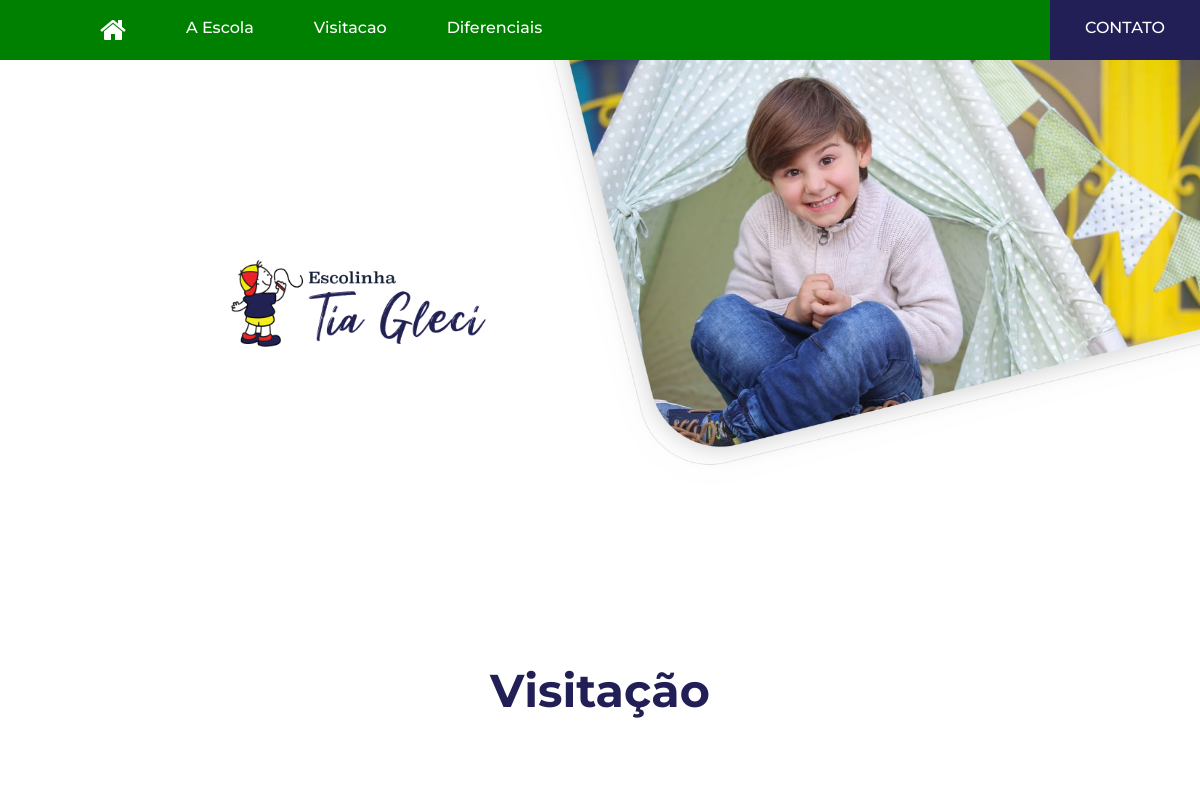
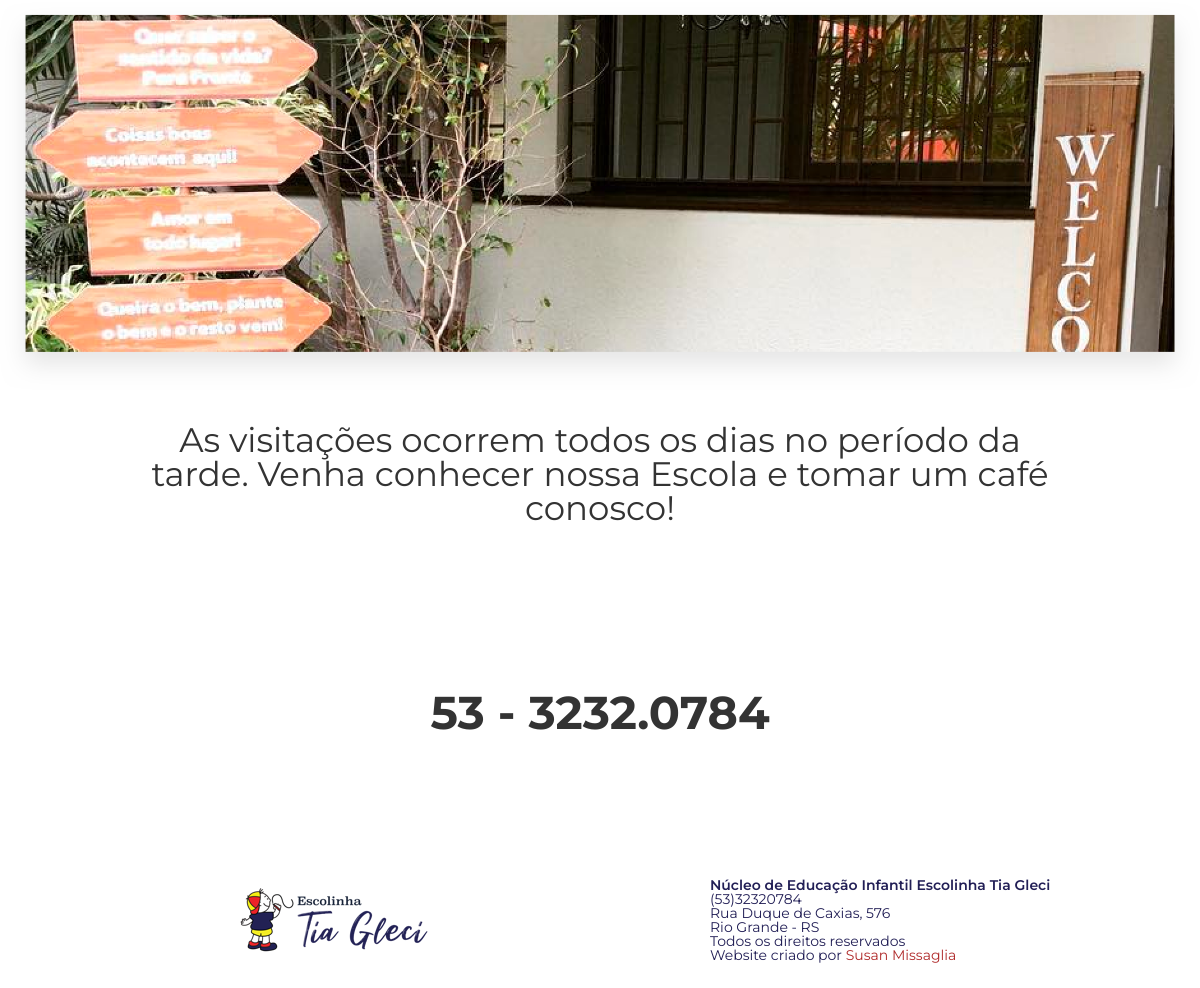
The app's page /visitacao/ with its own data (2 pictures, top to bottom).
### main_website/models.py (models this page shows, shortened)
class Visitation(models.Model):
    title = models.CharField(max_length=50)
    description = models.TextField(max_length=5000)
    phone_number = models.CharField(max_length=20)
    class Meta:
        verbose_name = 'Visitacao'

class Footer(models.Model):
    phone = models.CharField(max_length=20)
    street = models.CharField(max_length=30)
    city = models.CharField(max_length=20)
    class Meta:
        verbose_name = 'Rodape da Pagina'

### main_website/views.py (the view)
# urls.py: path('visitacao/', views.visitation, name="visitation"),
def visitation(request):
    visitations = Visitation.objects.all()
    footers = Footer.objects.all()
    return render(request, 'main_website/visitation.html', {'visitations': visitations, 'footers': footers})

### main_website/templates/main_website/visitation.html
{% extends 'main_website/main_layout.html' %}
{% load static %}
{% block extrahead %}
<link rel="stylesheet" type="text/css" href="{% static 'main_website/_css/visitacao.css' %}">
{% endblock %}
{% block image_content %}
<img alt="Criança sorrindo" id="img_header_school" class="img_header_desktop"
    src="{% static 'main_website/_img/pic_visitacao.png' %}">
{% endblock %}
{% block content %}
{% for visitation in visitations %}
<h1 class="h1_main">{{visitation.title|safe|escape}}</h1>
<img src="{% static 'main_website/_img/visitacao.png' %}" alt="Visite nossa escola" class="school_main">
<article class="about_school">
    <p class="p_main">{{visitation.description|safe|escape}}</p>
    <p class="h1_main">{{visitation.phone_number|safe|escape}}</p>
    {% endfor %}
</article>
{% endblock %}

### main_website/templates/main_website/main_layout.html (shortened to what this page needs)
{% load static %}
<!doctype html>
<html lang="pt-br">
<head>
    <link rel="stylesheet" type="text/css" href="{% static 'main_website/_css/reset.css' %}">
    <link rel="stylesheet" type="text/css" href="{% static 'main_website/_css/main_layout.css' %}">
    {% block extrahead %}
    {% endblock %}
</head>
<body>
    <header role="banner">
        <div class="navigation" role="navigation">
            <div class="navbar">
                <ul class="ul_navbar">
                    <li><a href="{% url 'home' %}"><img src="{% static 'main_website/_img/home.png'%}" alt="home"></a>
                    </li>
                    <li><a href="{% url 'school' %}"> A Escola</a></li>
                    <li><a href="{% url 'visitation' %}">Visitacao</a></li>
                    <li><a href="{% url 'diferentials' %}">Diferenciais</a></li>
                    <li><a href="{% url 'contact_us' %}">CONTATO</a></li>
                </ul>
            </div>
        </div>
        <main role="main">
            <div class="pic_logo">
                {% block image_content %} {% endblock %}
                <img alt="logo da escola" class="logo" src="{% static 'main_website/_img/logo.jpg' %}">
            </div>
            {% block content %} {% endblock %}
            {% block footer_content %}
            <footer role="contentinfo">
                <img alt="logo da escola" src="{% static 'main_website/_img/logo.png' %}" class="f_logo" />
                {% for footer in footers %}
                <div class="footer_text">
                    <p class="f_adress">
                        <span class="f_esc">Núcleo de Educação Infantil Escolinha Tia Gleci</span><br />
                        {{footer.phone}}</br>
                        {{footer.street}}</br>
                        {{footer.city}}</br>
                        Todos os direitos reservados <br> Website criado por <a href="http://susanmissaglia.co.uk"
                            style="color: rgb(175, 41, 41)" target="_blank">Susan
                            Missaglia</a>
                    </p>
                </div>
                {% endfor %}
            </footer>
            {% endblock %}
</body>
</html>

### main_website/static/main_website/_css/main_layout.css (style rules this page uses)
* { margin:0; padding:0; }
body { font-family: Montserrat, sans-serif; }
h1 { font-size: 24px; color: #221f56; text-align: center; font-family: Montserrat, sans-serif; }
p { font-size: 16px; text-align: center; color: #333333; font-family: Montserrat-Light, sans-serif; }
.navigation { display: none; }
.img_header_desktop { right: 0; float:right; width: 88%; max-width: 100%; z-index: -1; margin-top: -110px; }
.logo { display: block; max-width: 100%; width: 235px; margin-top: 180px; margin-right: auto; margin-left: auto; margin-bottom: 40px; }
#img_header_school { margin-top: -140px; }
footer { height: 200px; clear: both; }
.f_logo { margin-top: 100px; display: block; margin-right: auto; margin-left: auto; }
.f_esc { color:#221f56; font-weight: 600; }
.f_adress { width: 340px; height: 108px; color:#221f56; font-size: 14px; margin-top: 60px; text-align: left; display: block; margin-left: auto; margin-right: auto; }
@media only screen and (min-width: 992px) and (max-width: 1999px) { .navigation { display: inline; position: relative; z-index: 1; } }
@media only screen and (min-width: 992px) and (max-width: 1999px) { .navbar { height: 60px; background-color: green; max-width: 100%; } }
@media only screen and (min-width: 992px) and (max-width: 1999px) { .pic_logo { height: 400px; margin-left: 15%; } }
@media only screen and (min-width: 992px) and (max-width: 1999px) { .logo { width: 25%; float:left; display: inline; margin-left: 5%; z-index: 0; } }
@media only screen and (min-width: 992px) and (max-width: 1999px) { .img_header_desktop { right: 0; display: inline; float: right; width: 66%; max-width: 900px; z-index: -1; margin-top: -50px; } }
@media only screen and (min-width: 992px) and (max-width: 1999px) { #img_header_school { margin-top: -45px; } }
@media only screen and (min-width: 992px) and (max-width: 1999px) { .ul_navbar { display: inline; list-style-type: none; } }
@media only screen and (min-width: 992px) and (max-width: 1999px) { li { float:left; color: white; padding-top: 20px; padding-left:5%; font-weight: 500; height: 60px; } }
@media only screen and (min-width: 992px) and (max-width: 1999px) { li:first-child { padding-left: 100px; } }
@media only screen and (min-width: 992px) and (max-width: 1999px) { li:last-child { float:right; background-color: #221f56; height: 40px; width: 150px; text-align: center; padding: 20px 0 0 0px; } }
@media only screen and (min-width: 992px) and (max-width: 1999px) { a { color:white; text-decoration: none; } }
@media only screen and (min-width: 992px) and (max-width: 1999px) { footer { height: 200px; } }
@media only screen and (min-width: 992px) and (max-width: 1999px) { .f_logo { margin-top: 100px; display: inline; float:left; margin-left: 20%; } }
@media only screen and (min-width: 992px) and (max-width: 1999px) { .footer_text { margin-top: 30px; width: 50%; float: right; } }
@media only screen and (min-width: 992px) and (max-width: 1999px) { .f_esc { font-weight: 600; color:#221f56; } }
@media only screen and (min-width: 992px) and (max-width: 1999px) { .f_adress { width: 370px; height: 108px; color:#221f56; font-size: 14px; display: inline; float: right; margin-right: 20%; text-align: left; } }

### records on screen
Visitation: title "Visitação", description "As visitações ocorrem todos os dias no período da tarde. Venha conhecer nossa Escola e tomar um café conosco!", phone_number "53 - 3232.0784"
Footer: phone "(53)32320784", street "Rua Duque de Caxias, 576", city "Rio Grande - RS"
